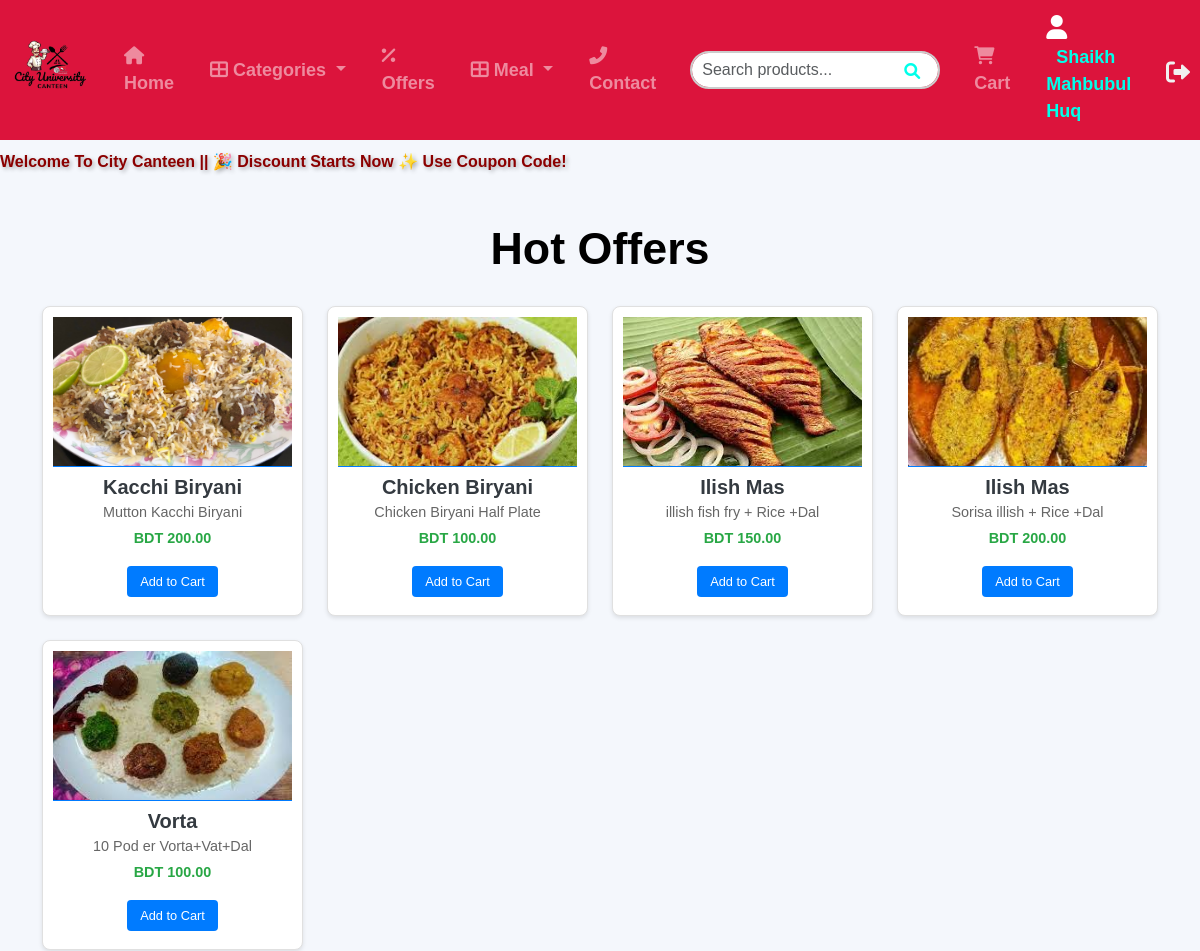
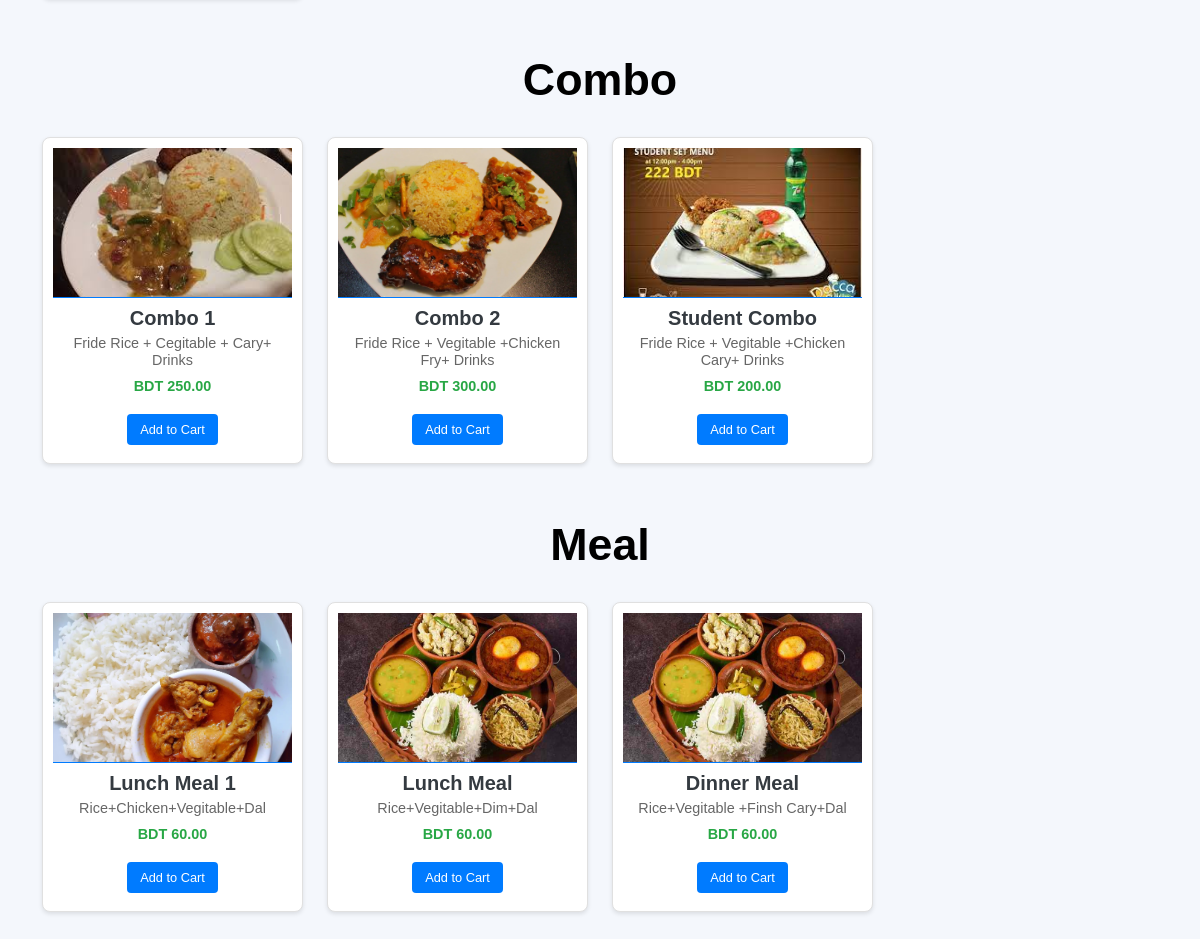
Page /model/welcome.php (signed in) on the committed database (2 pictures, top to bottom).
### tables this page shows
CREATE TABLE `customers` (
  `id` int(11) NOT NULL,
  `customer_name` varchar(100) NOT NULL,
  `email` varchar(100) NOT NULL,
  `password` varchar(255) NOT NULL,
  `phone` varchar(15) DEFAULT NULL,
  `address` varchar(255) DEFAULT NULL,
  `created_at` timestamp NOT NULL DEFAULT current_timestamp(),
  `profile_picture` varchar(255) DEFAULT NULL,
  `delivery_address` varchar(255) DEFAULT NULL,
  `delivery_notice` text DEFAULT NULL,
  `delivery_mobile` varchar(20) DEFAULT NULL,
  `signup_method` enum('regular','google') DEFAULT 'regular'
);

CREATE TABLE `products` (
  `id` int(11) NOT NULL,
  `catagorey` varchar(100) DEFAULT NULL,
  `product_name` varchar(100) NOT NULL,
  `product_details` varchar(200) DEFAULT NULL,
  `price` decimal(10,2) NOT NULL,
  `product_image` varchar(255) DEFAULT NULL,
  `Active` int(10) NOT NULL DEFAULT 0
);

### model/welcome.php (the view, shortened to what this page needs)
<?php
include '../db/db.php';
function fetchProductsByCategory($conn, $category) {
    $query = "SELECT * FROM products WHERE catagorey = '$category' AND Active = 1";
    return $conn->query($query);
}
$hotOffers = fetchProductsByCategory($conn, 'Hot Offer');
$combos = fetchProductsByCategory($conn, 'Combo');
$meals = fetchProductsByCategory($conn, 'Meal');
?>
<!DOCTYPE html>
<html lang="en">
<head>
    <link href="https://cdnjs.cloudflare.com/ajax/libs/bootstrap/5.3.0/css/bootstrap.min.css" rel="stylesheet">
</head>
<body>
<?php include '../menu/menu.php'; ?>
<div class="marquee-container" >
        <div class="marquee-text">
            Welcome To City Canteen || 🎉 Discount Starts Now ✨ Use Coupon Code!
        </div>
<div class="container mt-5">
    <h2 class="section-title">Hot Offers</h2>
    <div class="row">
        <?php if ($hotOffers && $hotOffers->num_rows > 0): ?>
            <?php while ($row = $hotOffers->fetch_assoc()): ?>
                <div class="col-lg-3 col-md-4 col-sm-6 mb-4">
                    <div class="product-card">
                        <?php if (!empty($row['product_image']) && file_exists('../uploads/' . $row['product_image'])): ?>
                            <img src="../uploads/<?= htmlspecialchars($row['product_image']) ?>" class="product-image" alt="<?= htmlspecialchars($row['product_name']) ?>">
                        <?php else: ?>
                            <img src="https://via.placeholder.com/500" class="product-image" alt="No Image Available">
                        <?php endif; ?>
                        <div class="product-content">
                            <h5 class="product-title"><?= htmlspecialchars($row['product_name']) ?></h5>
                            <p class="product-details"><?= htmlspecialchars($row['product_details']) ?></p>
                            <p class="product-price">BDT <?= htmlspecialchars($row['price']) ?></p>
                            <form method="post" action="welcome.php">
                                <button type="submit" name="add_to_cart" class="btn add-to-cart-btn"style="font-size: 0.8rem;
            padding: 5px 12px;
            border-radius: 4px;
            background-color: #007bff;
            color: #fff;
            transition: all 0.3s ease;">Add to Cart</button>
                            </form>
                        </div>
                    </div>
                </div>
            <?php endwhile; ?>
        <?php else: ?>
            <p class="text-center">No Hot Offer products found.</p>
        <?php endif; ?>
    </div>
    <h2 class="section-title">Combo</h2>
    <div class="row">
        <?php if ($combos && $combos->num_rows > 0): ?>
            <?php while ($row = $combos->fetch_assoc()): ?>
                <div class="col-lg-3 col-md-4 col-sm-6 mb-4">
                    <div class="product-card">
                        <?php if (!empty($row['product_image']) && file_exists('../uploads/' . $row['product_image'])): ?>
                            <img src="../uploads/<?= htmlspecialchars($row['product_image']) ?>" class="product-image" alt="<?= htmlspecialchars($row['product_name']) ?>">
                        <?php else: ?>
                            <img src="https://via.placeholder.com/500" class="product-image" alt="No Image Available">
                        <?php endif; ?>
                        <div class="product-content">
                            <h5 class="product-title"><?= htmlspecialchars($row['product_name']) ?></h5>
                            <p class="product-details"><?= htmlspecialchars($row['product_details']) ?></p>
                            <p class="product-price">BDT <?= htmlspecialchars($row['price']) ?></p>
                            <form method="post" action="welcome.php">
                                <button type="submit" name="add_to_cart" class="btn add-to-cart-btn"style="font-size: 0.8rem;
            padding: 5px 12px;
            border-radius: 4px;
            background-color: #007bff;
            color: #fff;
            transition: all 0.3s ease;">Add to Cart</button>
                            </form>
                        </div>
                    </div>
                </div>
            <?php endwhile; ?>
        <?php else: ?>
            <p class="text-center">No Combo products found.</p>
        <?php endif; ?>
    </div>
    <h2 class="section-title">Meal</h2>
    <div class="row">
        <?php if ($meals && $meals->num_rows > 0): ?>
            <?php while ($row = $meals->fetch_assoc()): ?>
                <div class="col-lg-3 col-md-4 col-sm-6 mb-4">
                    <div class="product-card">
                        <?php if (!empty($row['product_image']) && file_exists('../uploads/' . $row['product_image'])): ?>
                            <img src="../uploads/<?= htmlspecialchars($row['product_image']) ?>" class="product-image" alt="<?= htmlspecialchars($row['product_name']) ?>">
                        <?php else: ?>
                            <img src="https://via.placeholder.com/500" class="product-image" alt="No Image Available">
                        <?php endif; ?>
                        <div class="product-content">
                            <h5 class="product-title"><?= htmlspecialchars($row['product_name']) ?></h5>
                            <p class="product-details"><?= !empty($row['product_details']) ? htmlspecialchars($row['product_details']) : 'No details available' ?></p>
                            <p class="product-price">BDT <?= htmlspecialchars($row['price']) ?></p>
                            <form method="post" action="welcome.php">
                                <button type="submit" name="add_to_cart" class="btn add-to-cart-btn"style="font-size: 0.8rem;
            padding: 5px 12px;
            border-radius: 4px;
            background-color: #007bff;
            color: #fff;
            transition: all 0.3s ease;">Add to Cart</button>
                            </form>
                        </div>
                    </div>
                </div>
            <?php endwhile; ?>
        <?php else: ?>
            <p class="text-center">No Meal products found.</p>
        <?php endif; ?>
    </div>
</div>
</body>
</html>

### menu/menu.php (shortened to what this page needs)
<?php
require '../db/db.php';
$customer_name = isset($_SESSION['customer_name']) ? $_SESSION['customer_name'] : 'Guest';
if (isset($_SESSION['user_id'])) {
    $customer_id = $_SESSION['user_id'];
    $stmt = $conn->prepare("SELECT customer_name FROM customers WHERE id = ?");
    $stmt->bind_param("i", $customer_id);
    $stmt->execute();
    $stmt->bind_result($customer_name);
}
$profile_link = isset($_SESSION['user_id']) ? "/model/profile.php" : "/model/login.php";
?>
<!DOCTYPE html>
<html lang="en">
<head>
    <link rel="stylesheet" href="https://cdnjs.cloudflare.com/ajax/libs/font-awesome/6.0.0-beta3/css/all.min.css">
    <link rel="stylesheet" href="https://maxcdn.bootstrapcdn.com/bootstrap/4.5.2/css/bootstrap.min.css">
<link href="https://stackpath.bootstrapcdn.com/bootstrap/5.3.0/css/bootstrap.min.css" rel="stylesheet">
<link href="https://cdnjs.cloudflare.com/ajax/libs/font-awesome/6.0.0/css/all.min.css" rel="stylesheet">
<link href="https://stackpath.bootstrapcdn.com/bootstrap/5.3.0/css/bootstrap.min.css" rel="stylesheet">
<link href="https://cdnjs.cloudflare.com/ajax/libs/font-awesome/6.0.0/css/all.min.css" rel="stylesheet">
</head>
<body>
<nav class="navbar navbar-expand-lg navbar-dark">
    <a class="navbar-brand" href="#">
        <img src="/static/logo.png" alt="Shop Logo" style="height: 80px;">
    </a>
    <div class="collapse navbar-collapse" id="navbarContent">
        <ul class="navbar-nav ml-auto">
    <li class="nav-item"><a class="nav-link icon-animated" href="/model/welcome.php"><i class="fas fa-home"></i> Home</a></li>
    <li class="nav-item dropdown" id="categoriesDropdown">
        <a class="nav-link dropdown-toggle" href="#" role="button" aria-expanded="false">
            <i class="fas fa-th-large"></i> Categories
        </a>
    </li>
    <li class="nav-item"><a class="nav-link icon-animated" href="/model/offer.php"><i class="fas fa-percent"></i> Offers</a></li>
    <li class="nav-item dropdown" id="mealDropdown">
        <a class="nav-link dropdown-toggle" href="#" role="button" aria-expanded="false">
            <i class="fas fa-th-large"></i> Meal
        </a>
    <li class="nav-item"><a class="nav-link icon-animated" href="../model/contact.php"><i class="fas fa-phone-alt"></i> Contact</a></li>
</ul>
        <form class="search-bar mx-3 position-relative">
            <input type="text" placeholder="Search products..." class="form-control">
            <i class="fas fa-search"></i>
        </form>
        <ul class="navbar-nav">
            <li class="nav-item">
                <a class="nav-link icon-animated" href="/model/cart.php">
                    <i class="fas fa-shopping-cart"></i> Cart
                </a>
                <li class="nav-item">
    <a class="nav-link icon-animated" href="<?php echo $profile_link; ?>">
        <i class="fas fa-user profile-icon"></i>
        <span class="customer-name"><?php echo htmlspecialchars($customer_name); ?>
    </span>
    </a>
</li>
<a href="/model/logout.php" class="logout-icon" title="Logout">
                        <i class="fas fa-sign-out-alt"></i>
                    </a>
                </li>
        </ul>
    </div>
</nav>
</body>
</html>

### model/welcome.php (style rules this page uses)
body { background-color: #f8f9fa; font-family: Arial, sans-serif; }
.section-title { text-align: center; font-weight: bold; color: Black; margin: 30px 0; font-size: 2.8rem; }
.product-card { background: #ffffff; border: 1px solid #e0e0e0; border-radius: 8px; overflow: hidden; transition: all 0.3s ease; box-shadow: 0 2px 4px rgba(0, 0, 0, 0.1); padding: 10px; }
.product-image { width: 100%; height: 150px; object-fit: cover; border-bottom: 1px solid #007bff; }
.product-content { padding: 8px; text-align: center; }
.product-title { color: #343a40; font-weight: bold; font-size: 1.2 rem; margin-bottom: 5px; line-height: 1.2; text-transform: titlecase; }
.product-details { color: #666; font-size: 0.9rem; margin-bottom: 5px; line-height: 1.2; }
.product-price { color: #28a745; font-weight: bold; font-size: 0.9rem; margin-top: 7px; }
.add-to-cart-btn { font-size: 0.8rem; padding: 5px 12px; border-radius: 4px; background-color: #007bff; color: #fff; transition: all 0.3s ease; }
.marquee-container { position: relative; overflow: hidden; color:darkred; padding: 10px 0; }
.marquee-text { display: inline-block; white-space: nowrap; animation: scroll 25s linear infinite; font-size: 1 rem; font-weight: bold; text-shadow: 2px 2px 4px rgba(0, 0, 0, 0.3); }

### menu/menu.php (style rules this page uses)
body { font-family: Arial, sans-serif; margin: 0; padding: 0; background-color: #f4f7fc; }
.navbar { background-color:#DC143C; padding: 5px 10px; position: sticky; top: 0; width: 100%; z-index: 10; }
.navbar-brand { color: #ffffff; font-size: 24px; font-weight: bold; text-transform: uppercase; letter-spacing: 1px; transition: all 0.3s ease; }
.navbar-nav .nav-link { color:rgb(246, 50, 50); font-size: 18px; margin: 0 10px; font-weight: bold; text-transform: capitalize; padding: 10px; transition: color 0.3s ease, transform 0.3s ease; }
.search-bar input { width: 250px; padding: 10px; font-size: 16px; border-radius: 25px; border: 2px solid #ccc; transition: border-color 0.3s ease; }
.search-bar i { position: absolute; right: 20px; top: 12px; color: #00FFEA; }
.profile-icon { position: relative; font-size: 24px; color: #fff; }
.customer-name { color: #00FFEA; font-weight: bold; font-size: 18px; margin-left: 10px; transition: color 0.3s ease; }
.logout-icon { color: #f1f1f1; font-size: 24px; margin-left: 10px; transition: color 0.3s ease; margin-top: 5px; }
.navbar-nav { display: flex; align-items: center; }
.navbar-nav .nav-link { margin: 0 10px; }
#mealDropdown { position: relative; }

### rows in the picture
customers: customer_name "Shaikh Mahbubul Huq"
products: product_image (picture), product_name "Kacchi Biryani", product_details "Mutton Kacchi Biryani", price "200.00"
products: product_image (picture), product_name "Chicken Biryani", product_details "Chicken Biryani Half Plate", price "100.00"
products: product_image (picture), product_name "Ilish Mas", product_details "illish fish fry + Rice +Dal", price "150.00"
products: product_image (picture), product_name "Ilish Mas", product_details "Sorisa illish + Rice +Dal", price "200.00"
products: product_image (picture), product_name "Vorta", product_details "10 Pod er Vorta+Vat+Dal", price "100.00"
products: product_image (picture), product_name "Combo 1", product_details "Fride Rice + Cegitable + Cary+ Drinks", price "250.00"
products: product_image (picture), product_name "Combo 2", product_details "Fride Rice + Vegitable +Chicken Fry+ Drinks", price "300.00"
products: product_image (picture), product_name "Student Combo", product_details "Fride Rice + Vegitable +Chicken Cary+ Drinks", price "200.00"
products: product_image (picture), product_name "Lunch Meal 1", product_details "Rice+Chicken+Vegitable+Dal", price "60.00"
products: product_image (picture), product_name "Lunch Meal", product_details "Rice+Vegitable+Dim+Dal", price "60.00"
products: product_image (picture), product_name "Dinner Meal", product_details "Rice+Vegitable +Finsh Cary+Dal", price "60.00"
